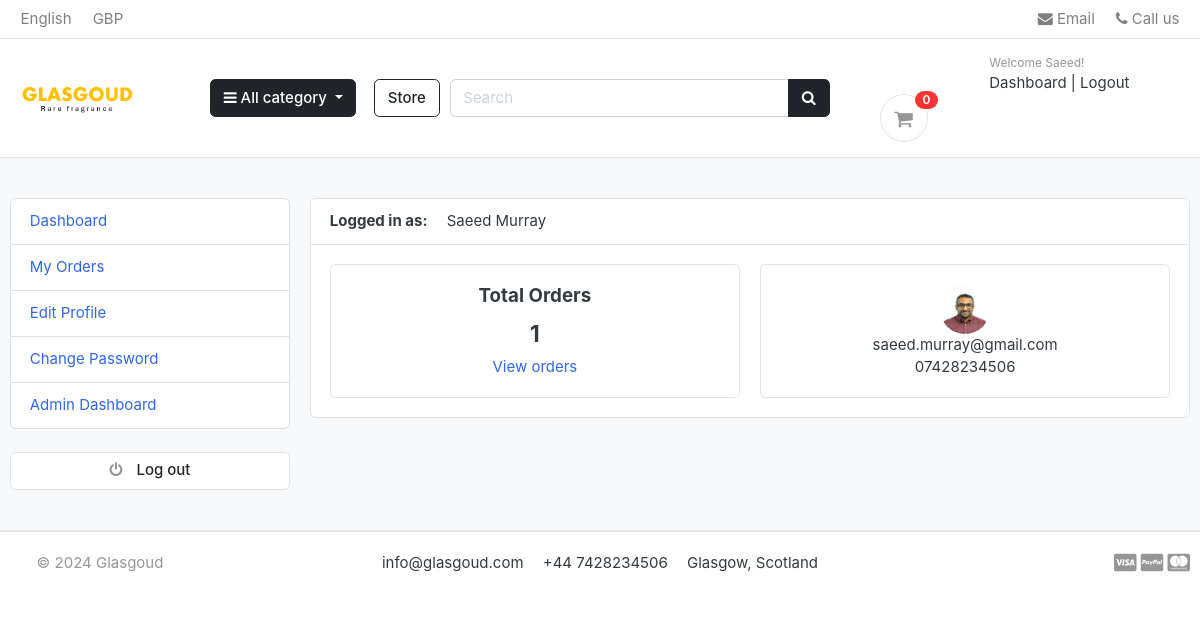
Screenshot of /accounts/dashboard/ (signed in) with the database file from the repository.
### accounts/models.py (models this page shows, shortened)
class Account(AbstractBaseUser):
    first_name = models.CharField(max_length=50)
    last_name = models.CharField(max_length=50)
    username = models.CharField(max_length=50, unique=True)
    email = models.EmailField(max_length=100, unique=True)
    phone_number = models.CharField(max_length=50)
    date_joined = models.DateTimeField(auto_now_add=True)
    last_joined = models.DateTimeField(auto_now_add=True)
    is_admin = models.BooleanField(default=False)
    is_staff = models.BooleanField(default=False)
    is_active = models.BooleanField(default=False)
    is_superadmin = models.BooleanField(default=False)
    USERNAME_FIELD = 'email'
    REQUIRED_FIELDS = ['username', 'first_name', 'last_name']
    objects = MyAccountManager()
    def full_name(self):
        return f'{self.first_name} {self.last_name}'

class UserProfile(models.Model):
    user = models.OneToOneField(Account, on_delete=models.CASCADE)
    address_line_1 = models.CharField(blank=True, max_length=100)
    address_line_2 = models.CharField(blank=True, max_length=100)
    profile_picture = models.ImageField(blank=True, upload_to='userprofile')
    city = models.CharField(blank=True, max_length=50)
    state = models.CharField(blank=True, max_length=50)
    country = models.CharField(blank=True, max_length=50)
    post_code = models.CharField(blank=True, max_length=20)

### accounts/views.py (the view)
# urls.py: path('dashboard/', views.dashboard, name='dashboard'),
@ login_required(login_url='login')
def dashboard(request):
    orders = Order.objects.order_by(
        '-created_at').filter(user_id=request.user.id, is_ordered=True)
    orders_count = orders.count()
    userprofile = UserProfile.objects.get(user_id=request.user.id)
    context = {
        'orders_count': orders_count,
        'userprofile': userprofile,
    }
    return render(request, 'accounts/dashboard.html', context)

### carts/context_processors.py (called while the page is built)
def counter(request):
    cart_count = 0
    if 'admin' in request.path:
        return {}
    else:
        try:
            cart = Cart.objects.filter(cart_id=_cart_id(request))
            if request.user.is_authenticated:
                cart_items = CartItem.objects.all().filter(user=request.user)
            else:
                cart_items = CartItem.objects.all().filter(cart=cart[:1])
            for cart_item in cart_items:
                cart_count += cart_item.quantity
        except Cart.DoesNotExist:
            cart_count = 0
        return dict(cart_count=cart_count)

### carts/views.py (called while the page is built)
def _cart_id(request):
    cart = request.session.session_key
    if not cart:
        cart = request.session.create()
    return cart

### category/context_processors.py (called while the page is built)
def menu_links(request):
    links = Category.objects.all()
    return dict(links=links)

### category/models.py (called while the page is built)
    def get_url(self):
        return reverse('products_by_category', args=[self.slug])

### templates/accounts/dashboard.html (shortened to what this page needs)
{% extends 'base.html' %}
{% block content %}
<section class="section-conten padding-y bg">
    <div class="container">
        <div class="row">
         {% include 'includes/dashboard_sidebar.html' %}
        <main class="col-md-9">
            <article class="card">
            <header class="card-header">
                <strong class="d-inline-block mr-3">Logged in as:</strong>
                <span>{{user.full_name}}</span>
            </header>
            <div class="card-body">
                <div class="row">
                    <div class="col-md-6">
                        <div class="card" style="text-align: center;">
                            <div class="card-body">
                                <h5 class="card-title">Total Orders</h5>
                                <h4>{{orders_count}}</h4>
                                <a href="{% url 'my_orders' %}" class="href">View orders</a>
                            </div>
                        </div>
                    </div>
                    <div class="col-md-6">
                        <div class="card" style="text-align: center;">
                            <div class="card-body">
                                <img src="{{userprofile.profile_picture.url}}" alt="user Profile Picture" width="50" height="50" style="border-radius: 50%;" class="src">
                                <p class="mb-0">{{user.email}}</p>
                                <p>{{user.phone_number}}</p>
                            </div>
                        </div>
                    </div>
                </div>
            </div>
            </article>
        </main>
    </div>
    </div>
    </section>
{% endblock %}

### templates/includes/navbar.html (shortened to what this page needs)
{% load static %}
<header class="section-header">
    <nav class="navbar p-md-0 navbar-expand-sm navbar-light border-bottom">
    <div class="container">
      <div class="collapse navbar-collapse" id="navbarTop4">
        <ul class="navbar-nav mr-auto">
            <li class="nav-item dropdown">
                 <a href="#" class="nav-link">   English </a>
            </li>
            <li class="nav-item dropdown">
                <a href="#" class="nav-link"> GBP </a>
            </li>
        </ul>
        <ul class="navbar-nav">
            <li><a href="#" class="nav-link"> <i class="fa fa-envelope"></i> Email </a></li>
            <li><a href="#" class="nav-link"> <i class="fa fa-phone"></i> Call us </a></li>
        </ul>
      </div>
    </div>
    </nav>
    <section class="header-main border-bottom">
        <div class="container">
    <div class="row align-items-center">
        <div class="col-lg-2 col-md-3 col-6">
            <a href="{% url 'home' %}" class="brand-wrap">
                <img class="logo" src="{% static './images/logo.png' %}">
            </a>
        </div>
        <div class="col-lg col-sm col-md col-6 flex-grow-0">
            <div class="category-wrap dropdown d-inline-block float-right">
                <button type="button" class="btn btn-dark dropdown-toggle" data-toggle="dropdown">
                    <i class="fa fa-bars"></i> All category
                </button>
            </div>
        </div>
        <div class="sm-col-2 ml-2 mb-3 mb-lg-0 mb-md-0">
            <a href="{% url 'store' %}" class="btn btn-outline-dark">Store</a>
        </div>
        <div class="col-lg-4 col-md-6 col-9 ml-3 ml-md-0 ml-lg-0">
            <form action="{% url 'search' %}" class="search" method="GET">
                <div class="input-group w-100">
                    <input type="text" class="form-control" style="width:60%;" placeholder="Search" name="keyword">
                    <div class="input-group-append">
                      <button class="btn btn-dark" type="submit">
                        <i class="fa fa-search"></i>
                      </button>
                    </div>
                </div>
            </form>
        </div>
        <div class="col-lg-3 col-md-6 col-12 order-2 order-lg-3 ">
            {% if user.id is None %}
            <div class="d-flex justify-content-end mb-3 mb-lg-0">
                <div class="widget-header">
                    <small class="title text-muted">Welcome guest!</small>
                    <div>
                        <a href="{% url 'login' %}">Sign in</a> <span class="dark-transp"> | </span>
                        <a href="{% url 'register' %}">Register</a>
                    </div>
                </div>
            </div>
                {% else %}
                    <div class="d-flex justify-content-end mb-3 mb-lg-0">
                        <div class="widget-header">
                            {% if user.email|slice:":5" == "guest" %}
                                <small class="title text-muted">Welcome guest!</small>
                                <div>
                                    <a href="{% url 'register' %}">Register</a> <span class="dark-transp"> | </span>
                                    <a href="{% url 'logout' %}">Clear Cart</a>
                                </div>
                            {% else %}
                                <small class="title text-muted">Welcome {{user.first_name}}!</small>
                                <div>
                                    <a href="{% url 'dashboard' %}">Dashboard</a> <span class="dark-transp"> | </span>
                                    <a href="{% url 'logout' %}">Logout</a>
                                </div>
                            {% endif %}
                        </div>
                    </div>
                {% endif %}
                        <a href="{% url 'cart' %}"  class="widget-header pl-3 ml-3">
                            <div class="icon icon-sm rounded-circle border"><i class="fa fa-shopping-cart"></i></div>
                            <span class="badge badge-pill badge-danger notify">{{cart_count}}</span>
                        </a>
                    </div>
                </div>
    </div>
    </section>
    </header>

### static/css/ui.css (style rules this page uses)
html { font-family: "Inter", sans-serif; font-size: 15px; }
.icon-xs, .icon-sm, .icon-md, .icon-lg { display: inline-block; text-align: center; flex-shrink: 0; flex-grow: 0; }
.icon-sm { width: 48px; height: 48px; line-height: 48px !important; font-size: 20px; }
.padding-y { padding-top: 40px; padding-bottom: 40px; }
article:after, .form-group:after { display: block; clear: both; content: ""; }
.bg { background-color: #f8f9fa; }
p:last-child { margin-bottom: 0; }
.header-main { position: relative; padding-top: 1rem; padding-bottom: 1rem; }
.brand-wrap .logo, .navbar-brand .logo { margin-right: 7px; max-height: 42px; display: inline-block; }
.widget-header { display: inline-block; vertical-align: middle; position: relative; }
.widget-header a { color: #343a40; }
.widget-header i { color: #969696; }
.widget-header .title { display: block; }
.widget-header .notify { position: absolute; top: -3px; right: -10px; }
.notify { position: absolute; top: -4px; right: -10px; display: inline-block; padding: 0.25em 0.6em; font-size: 12px; line-height: 1; text-align: center; border-radius: 3rem; color: #fff; background-color: #fa3434; }

### rows the page displays
Account: first_name "Saeed", full_name "Saeed Murray", email "saeed.murray@gmail.com", phone_number "07428234506"
UserProfile: profile_picture (picture)

### other values shown
{{ cart_count }} "0"
{{ orders_count }} "1"
